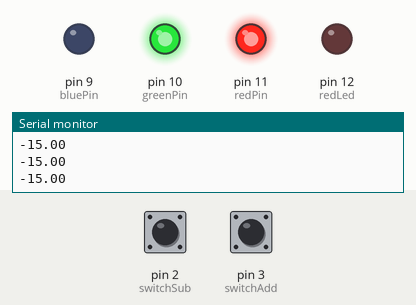
Simulated run of this sketch. Board: Arduino Uno, built with avr-gcc and run on an emulated ATmega328P. On the bench: output pins drawn as LEDs (lit = HIGH), the last lines printed to the serial monitor. The test bench sets the inputs (shaded band); at power-on: pin 3 (switchAdd) HIGH, pin 2 (switchSub) HIGH.

Above: at 1.2 s.
1.3 s: pin 3 (switchAdd) pulled LOW for 3.2 s
At 5.3 s:
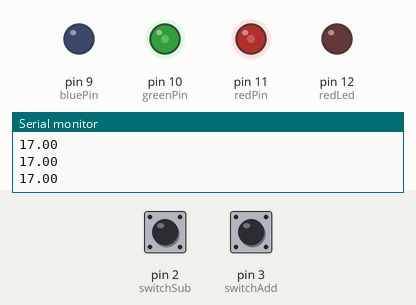
6.0 s: pin 3 (switchAdd) pulled LOW for 1 s
At 7.9 s:
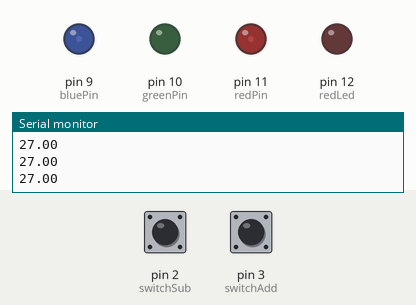
9.0 s: pin 3 (switchAdd) pulled LOW for 0.15 s
At 9.6 s:
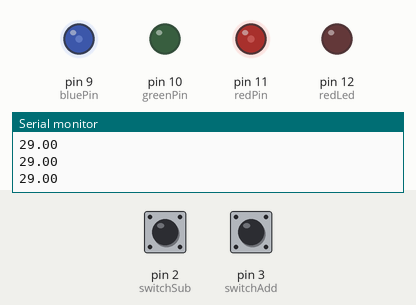
10.7 s: pin 3 (switchAdd) pulled LOW for 1 s
At 12.8 s:
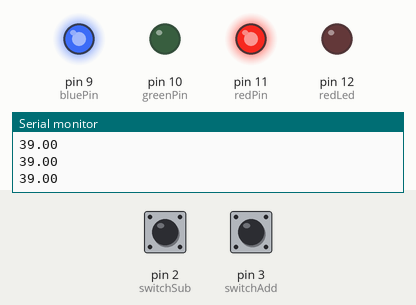
13.7 s: pin 2 (switchSub) pulled LOW for 3.2 s
At 18.1 s:
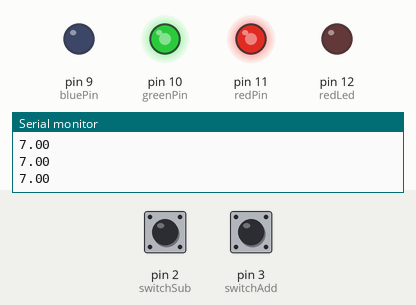
18.4 s: pin 2 (switchSub) pulled LOW for 1 s
At 19.5 s:
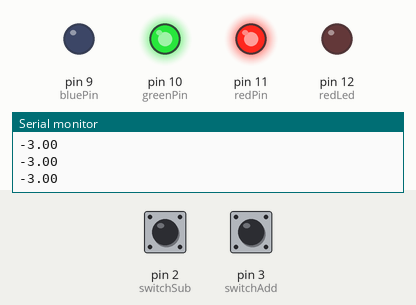
Timing chart, 0 to 21.4 s (numbered marks = the images above; inputs shaded):
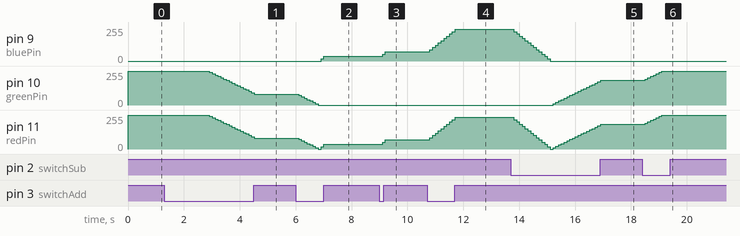

The sketch:

sketch_nov01a.ino
```cpp
// Define the pin numbers for the RGB LED
const int redPin = 11;
const int greenPin = 10;
const int bluePin = 9;
const int redLed = 12;

const int switchAdd = 3;
const int switchSub = 2;


void setup() {

  Serial.begin(9600);

  // Set the RGB LED pins as outputs
  pinMode(redPin, OUTPUT);
  pinMode(greenPin, OUTPUT);
  pinMode(bluePin, OUTPUT);
   pinMode(redLed, OUTPUT);

   pinMode(switchAdd, INPUT_PULLUP);
  pinMode(switchSub, INPUT_PULLUP);
}

float temp = -15.0;

void loop() {

 if (digitalRead(switchAdd) == LOW) {
    temp += 1;
    delay(100); // Zamedzenie rýchlemu opakovaniu zmien
  }

  if (digitalRead(switchSub) == LOW) {
    temp -= 1;
    delay(100); // Zamedzenie rýchlemu opakovaniu zmien
  }
 Serial.println(temp);


 if(temp > 150)
 {
  digitalWrite(redLed, HIGH);   // turn the LED on (HIGH is the voltage level)
  delay(500);                       // wait for a second
  digitalWrite(redLed, LOW);    // turn the LED off by making the voltage LOW
  delay(500);                       // wait for a second
  }
   setTempColor(temp);
//
//   temp = temp + 0.5;
//  delay(50);  // Wait for 1 second
//
//  // Set the color to green
//
  }

void setTempColor(float tp){
  int t = static_cast<int>(tp);
  if(t < 0){
    setColor(0, 0, 255);
  }
  else if(t < 25){
    int value = map(t, 0, 25, 0, 255 );
    setColor(value, value, 255);
  }
  else if(t < 40){
    int value = map(t, 25, 40, 0, 255 );
    setColor(255 - value, 255, 255 - value);
    }
  else if(t < 90){
    setColor(0, 255, 0);
    }
  else if(t < 150){
    int value = map(t, 90, 150, 0, 255 );
    setColor(value, 255 - value, 0);
    }
    else{ setColor(255, 0, 0);}
}

// Function to set the color of the RGB LED
void setColor(int red, int green, int blue) {
  analogWrite(redPin, 255 - min(red,255));
  analogWrite(greenPin, 255 - min(green,255));
  analogWrite(bluePin, 255 - min(blue,255));
}

int map(int x, int inMin, int inMax, int outMin, int outMax) {
  return static_cast<int>((x - inMin) * (outMax - outMin) / (inMax - inMin) + outMin);
}
```

Measured:
- after the input at 1.3 s, pin 10 (greenPin), pin 11 (redPin): moves from 255/255 to 82/255 over 1.6 s, starting after 1.6 s
- after the input at 6.0 s, pin 9 (bluePin): 0/255 → 17/255 after 0.91 s, → 34/255 0.10 s later; pin 10 (greenPin): moves from 82/255 to 0/255 over 0.70 s, starting after 0.10 s; pin 11 (redPin): 82/255 → 72/255 after 0.10 s, → 62/255 0.10 s later, → 51/255 0.10 s later, → 41/255 0.10 s later, … (10 changes in this stretch)
- after the input at 9.0 s, pin 9 (bluePin), pin 11 (redPin): 34/255 → 51/255 after 0.11 s, → 68/255 0.10 s later
- after the input at 10.7 s, pin 9 (bluePin), pin 11 (redPin): moves from 68/255 to 238/255 over 0.90 s, starting after 0.11 s
- after the input at 13.7 s, pin 9 (bluePin): moves from 238/255 to 0/255 over 1.3 s, starting after 0.10 s; pin 10 (greenPin): moves from 0/255 to 184/255 over 1.7 s, starting after 1.5 s; pin 11 (redPin): 238/255 → 221/255 after 0.10 s, → 204/255 0.10 s later, → 187/255 0.10 s later, → 170/255 0.10 s later, … (32 changes in this stretch)
- after the input at 18.4 s, pin 10 (greenPin), pin 11 (redPin): moves from 184/255 to 255/255 over 0.60 s, starting after 0.10 s
